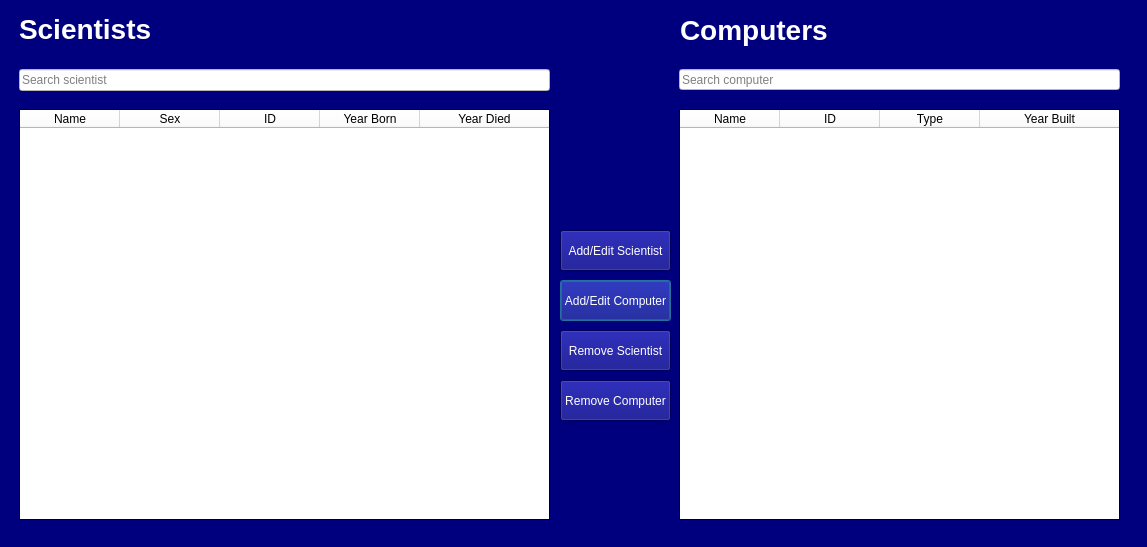
<?xml version="1.0" encoding="UTF-8"?>
<ui version="4.0">
 <class>ProgramWindow</class>
 <widget class="QDialog" name="ProgramWindow">
  <property name="geometry">
   <rect>
    <x>0</x>
    <y>0</y>
    <width>1147</width>
    <height>547</height>
   </rect>
  </property>
  <property name="windowTitle">
   <string>Dialog</string>
  </property>
  <property name="styleSheet">
   <string notr="true">background-color: rgb(0, 0, 127);
color: rgb(255, 255, 255);</string>
  </property>
  <widget class="QLineEdit" name="input_filter_computer">
   <property name="geometry">
    <rect>
     <x>679</x>
     <y>69</y>
     <width>441</width>
     <height>21</height>
    </rect>
   </property>
   <property name="styleSheet">
    <string notr="true">background-color: rgb(255, 255, 255);
color: rgb(0, 0, 0);</string>
   </property>
   <property name="text">
    <string/>
   </property>
   <property name="placeholderText">
    <string>Search computer</string>
   </property>
  </widget>
  <widget class="QTableWidget" name="Scientist_table">
   <property name="geometry">
    <rect>
     <x>19</x>
     <y>109</y>
     <width>531</width>
     <height>411</height>
    </rect>
   </property>
   <property name="layoutDirection">
    <enum>Qt::LeftToRight</enum>
   </property>
   <property name="styleSheet">
    <string notr="true">background-color: rgb(255, 255, 255);
color: rgb(0, 0, 0);</string>
   </property>
   <property name="frameShape">
    <enum>QFrame::Box</enum>
   </property>
   <property name="frameShadow">
    <enum>QFrame::Plain</enum>
   </property>
   <property name="selectionMode">
    <enum>QAbstractItemView::SingleSelection</enum>
   </property>
   <property name="selectionBehavior">
    <enum>QAbstractItemView::SelectRows</enum>
   </property>
   <property name="sortingEnabled">
    <bool>true</bool>
   </property>
   <attribute name="horizontalHeaderCascadingSectionResizes">
    <bool>true</bool>
   </attribute>
   <attribute name="horizontalHeaderStretchLastSection">
    <bool>true</bool>
   </attribute>
   <attribute name="verticalHeaderCascadingSectionResizes">
    <bool>true</bool>
   </attribute>
   <attribute name="verticalHeaderShowSortIndicator" stdset="0">
    <bool>true</bool>
   </attribute>
   <attribute name="verticalHeaderStretchLastSection">
    <bool>false</bool>
   </attribute>
   <column>
    <property name="text">
     <string>Name</string>
    </property>
   </column>
   <column>
    <property name="text">
     <string>Sex</string>
    </property>
   </column>
   <column>
    <property name="text">
     <string>ID</string>
    </property>
    <property name="textAlignment">
     <set>AlignCenter</set>
    </property>
   </column>
   <column>
    <property name="text">
     <string>Year Born</string>
    </property>
   </column>
   <column>
    <property name="text">
     <string>Year Died</string>
    </property>
   </column>
  </widget>
  <widget class="QTableWidget" name="Computer_table">
   <property name="geometry">
    <rect>
     <x>679</x>
     <y>109</y>
     <width>441</width>
     <height>411</height>
    </rect>
   </property>
   <property name="styleSheet">
    <string notr="true">background-color: rgb(255, 255, 255);
color: rgb(0, 0, 0);</string>
   </property>
   <property name="frameShape">
    <enum>QFrame::Box</enum>
   </property>
   <property name="frameShadow">
    <enum>QFrame::Plain</enum>
   </property>
   <property name="selectionMode">
    <enum>QAbstractItemView::SingleSelection</enum>
   </property>
   <property name="selectionBehavior">
    <enum>QAbstractItemView::SelectRows</enum>
   </property>
   <property name="sortingEnabled">
    <bool>true</bool>
   </property>
   <attribute name="horizontalHeaderCascadingSectionResizes">
    <bool>true</bool>
   </attribute>
   <attribute name="horizontalHeaderStretchLastSection">
    <bool>true</bool>
   </attribute>
   <attribute name="verticalHeaderCascadingSectionResizes">
    <bool>true</bool>
   </attribute>
   <attribute name="verticalHeaderShowSortIndicator" stdset="0">
    <bool>true</bool>
   </attribute>
   <attribute name="verticalHeaderStretchLastSection">
    <bool>false</bool>
   </attribute>
   <column>
    <property name="text">
     <string>Name</string>
    </property>
   </column>
   <column>
    <property name="text">
     <string>ID</string>
    </property>
   </column>
   <column>
    <property name="text">
     <string>Type</string>
    </property>
   </column>
   <column>
    <property name="text">
     <string>Year Built</string>
    </property>
   </column>
  </widget>
  <widget class="QPushButton" name="add_computer_button">
   <property name="geometry">
    <rect>
     <x>560</x>
     <y>280</y>
     <width>111</width>
     <height>41</height>
    </rect>
   </property>
   <property name="styleSheet">
    <string notr="true"/>
   </property>
   <property name="text">
    <string>Add/Edit Computer</string>
   </property>
  </widget>
  <widget class="QLineEdit" name="input_filter_scientist">
   <property name="geometry">
    <rect>
     <x>19</x>
     <y>69</y>
     <width>531</width>
     <height>22</height>
    </rect>
   </property>
   <property name="styleSheet">
    <string notr="true">background-color: rgb(255, 255, 255);
color: rgb(0, 0, 0);</string>
   </property>
   <property name="inputMask">
    <string/>
   </property>
   <property name="text">
    <string/>
   </property>
   <property name="placeholderText">
    <string>Search scientist</string>
   </property>
  </widget>
  <widget class="QLabel" name="Scientist_text_2">
   <property name="geometry">
    <rect>
     <x>680</x>
     <y>0</y>
     <width>181</width>
     <height>61</height>
    </rect>
   </property>
   <property name="font">
    <font>
     <pointsize>14</pointsize>
    </font>
   </property>
   <property name="text">
    <string>&lt;html&gt;&lt;head/&gt;&lt;body&gt;&lt;p&gt;&lt;span style=&quot; font-size:x-large; font-weight:600; color:#ffffff;&quot;&gt;Computers&lt;/span&gt;&lt;/p&gt;&lt;/body&gt;&lt;/html&gt;</string>
   </property>
  </widget>
  <widget class="QPushButton" name="add_scientist_button">
   <property name="geometry">
    <rect>
     <x>560</x>
     <y>230</y>
     <width>111</width>
     <height>41</height>
    </rect>
   </property>
   <property name="styleSheet">
    <string notr="true">gridline-color: rgb(0, 255, 0);</string>
   </property>
   <property name="text">
    <string>Add/Edit Scientist</string>
   </property>
   <property name="iconSize">
    <size>
     <width>16</width>
     <height>16</height>
    </size>
   </property>
   <property name="autoExclusive">
    <bool>false</bool>
   </property>
  </widget>
  <widget class="QLabel" name="Scientist_text">
   <property name="geometry">
    <rect>
     <x>19</x>
     <y>-1</y>
     <width>191</width>
     <height>61</height>
    </rect>
   </property>
   <property name="font">
    <font>
     <pointsize>14</pointsize>
    </font>
   </property>
   <property name="text">
    <string>&lt;html&gt;&lt;head/&gt;&lt;body&gt;&lt;p&gt;&lt;span style=&quot; font-size:x-large; font-weight:600; color:#ffffff;&quot;&gt;Scientists&lt;/span&gt;&lt;/p&gt;&lt;/body&gt;&lt;/html&gt;</string>
   </property>
  </widget>
  <widget class="QPushButton" name="button_remove_scientist">
   <property name="geometry">
    <rect>
     <x>560</x>
     <y>330</y>
     <width>111</width>
     <height>41</height>
    </rect>
   </property>
   <property name="text">
    <string>Remove Scientist</string>
   </property>
  </widget>
  <widget class="QPushButton" name="button_remove_computer">
   <property name="geometry">
    <rect>
     <x>560</x>
     <y>380</y>
     <width>111</width>
     <height>41</height>
    </rect>
   </property>
   <property name="text">
    <string>Remove Computer</string>
   </property>
  </widget>
 </widget>
 <resources/>
 <connections/>
</ui>
